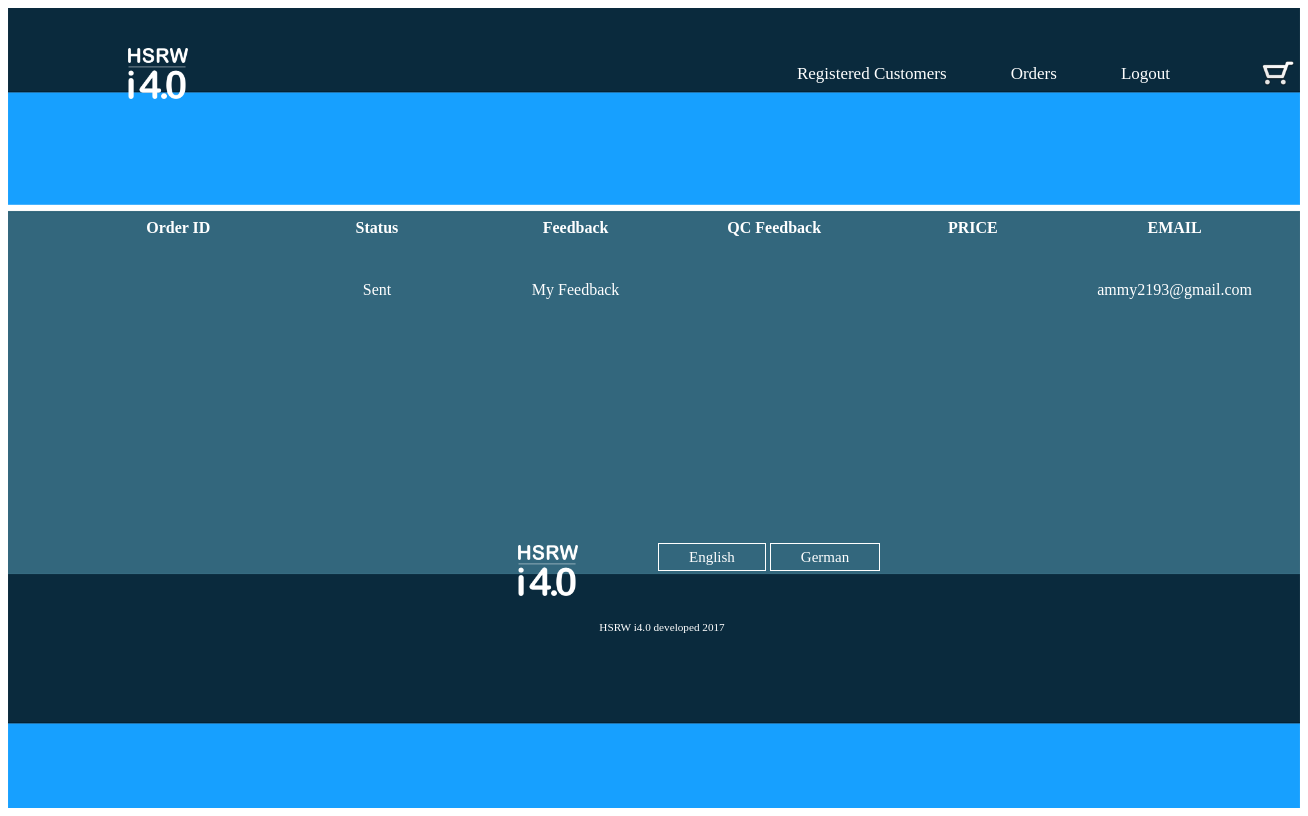
Screenshot of /custorders.php with the database file from the repository.
### tables this page shows
CREATE TABLE IF NOT EXISTS `orders` (
  `id` int(15) NOT NULL AUTO_INCREMENT,
  `Status` varchar(50) NOT NULL,
  `Feedback` longtext NOT NULL,
  `product_code` varchar(255) NOT NULL,
  `product_name` varchar(255) NOT NULL,
  `product_desc` varchar(255) NOT NULL,
  `price` int(10) NOT NULL,
  `units` int(5) NOT NULL,
  `total` int(15) NOT NULL,
  `date` timestamp NOT NULL DEFAULT CURRENT_TIMESTAMP,
  `email` varchar(255) NOT NULL,
  PRIMARY KEY (`id`)
);

### custorders.php (the view, shortened to what this page needs)
<?php
include_once 'config.php';
$query="SELECT * FROM orders";
$results = $db->query($query);
?>
<!DOCTYPE html>
<html>
<head>
<link href="css/about.css" rel="stylesheet" type="text/css">
</head>
<body>
    <header class="backgroundimage">
    <div class="row">
        <div class="logo">
        <img src="Images/logo.png">
        </div>
        <div class="main-nav">
            <ul>
                 <li><a key="Registered" class="tr" href="regcust.php">Registered Customers</a></li>
          <li><a key="Orders" class="tr"  href="custorders.php">Orders</a></li>
           <li><a key="Logout" class="tr" href="logout.php">Logout</a></li>
            </ul>
        </div>
      <div class="cartimg"><a href="Delivery.php"><img src="Images/cart.png"/></a></div>
        <div class="aboutus">
         <table style="width:1200px; margin-left:-130px;">
			<tr style="width:1200px; height:100px;color:white">
				<th style="width:150px;">Order ID</th>
				<th style="width:150px;">Status</th>
				<th style="width:150px;">Feedback</th>
				<th style="width:150px;">QC Feedback</th>
				<th style="width:150px;">PRICE</th>
				<th style="width:150px;">EMAIL</th>
			</tr><br>
			<?php if($results->num_rows >0) {
	  while($row = $results->fetch_assoc()) {
		  ?>
			<tr>
				<td style="width:150px; text-align:center;color:white;"><?php echo $row['OrderId']; ?></td>
				<td style="width:150px;text-align:center;color:white;"><?php echo $row['Status']; ?></td>
				<td style="width:150px;text-align:center;color:white;"><?php echo $row['Feedback']; ?></td>
				<td style="width:150px;text-align:center;color:white;"><?php echo $row['QCFeedback']; ?></td>
				<td style="width:150px;text-align:center;color:white;"><?php echo $row['Total']; ?></td>
				<td style="width:150px;text-align:center;color:white;"><?php echo $row['email']; ?></td>
				</tr><?php } } ?>
			</table>
        </div>
         <div class="bottom-row">
            <ul class="languageSelector">
                <li><a id="en" class="lang"> English </a></li>
                <li><a id="de" class="lang"> German </a></li>
            </ul>
             <div class="bottom-logo">
                <img src="Images/logo.png">
            </div>
        </div>
        <footer>
            <p class="copyright">HSRW i4.0 developed 2017</p>
        </footer>
        </div>
    </header>
    </body>
</html>

### CSS/about.css (style rules this page uses)
.aboutus { position:absolute; width: 700px; margin-left: 200px; margin-top: 150px }

### CSS/basicstyle.css (style rules this page uses)
body { position: inherit; }
.backgroundimage { background-image: url(../Images/background.png); height: 100vh; background-size: contain; background-position: right; }
.main-nav { text-align: right; width: auto; float: right; margin-top: 40px; margin-right: 100px; }
.main-nav li { display: inline-block; }
.main-nav li a { color: white; text-decoration: none; padding: 5px 30px; font-size: 17px; text-align: left; }
.logo img { margin-top: 40px; margin-left: 120px; width: 60px; height: auto; float: left; }
.cartimg img { position: absolute; width: 40px; margin-top: 45px; margin-left: 1070px; }
.bottom-row { position: absolute; margin-top: 500px; margin-left: 510px; }
.languageSelector { float: center; list-style: none; margin-top: 40px; margin-left: 100px; }
.languageSelector li { display: inline-block; }
.languageSelector li a { color: white; text-decoration: none; padding: 5px 30px; font-size: 15px; border: 1px solid white; cursor: pointer; }
.bottom-logo img { width: 60px; height: auto; margin-top: -40px; }
footer { position: absolute; margin-top: 650px; width: 100%; }
p.copyright { position: absolute; width: 100%; color: #fff; line-height: 40px; font-size: 0.7em; text-align: center; bottom:0; }

### rows the page displays
orders: Status "Sent", Feedback "My Feedback", email "ammy2193@gmail.com"
